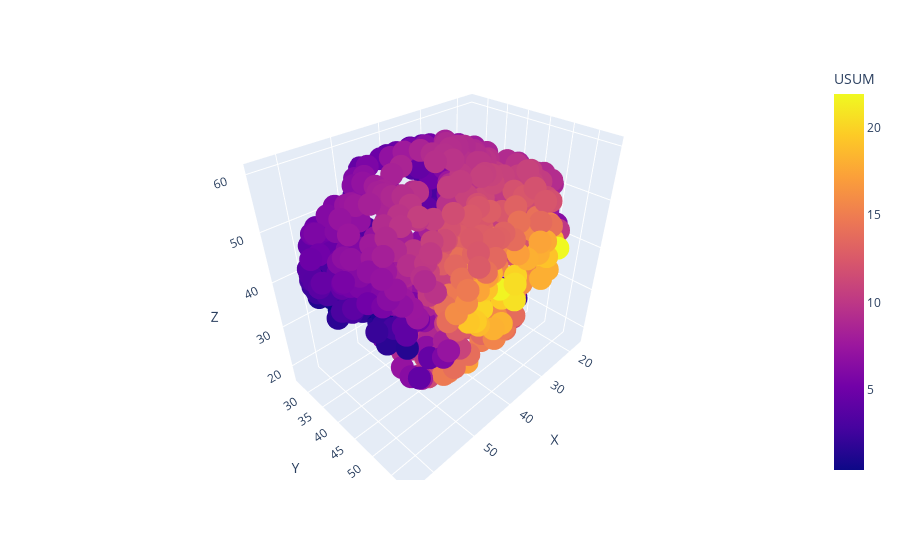

Notebook code for this chart:
### Code cell
px.scatter_3d(aux_plot,x="X",y="Y",z="Z",color="USUM")

### Figure 1 — Plotly figure (JSON) as saved in the notebook; plotly's stock layout.template omitted (floating-point values rounded to 4 significant figures; data arrays with more than 128 entries replaced by an {"elided": "..."} marker saying what was removed)
{"data": [{"hovertemplate": "X=%{x}<br>Y=%{y}<br>Z=%{z}<br>USUM=%{marker.color}<extra></extra>", "legendgroup": "", "marker": {"color": {"elided": "699 float values"}, "coloraxis": "coloraxis", "symbol": "circle"}, "mode": "markers", "name": "", "scene": "scene", "showlegend": false, "type": "scatter3d", "x": {"elided": "699 float values"}, "y": {"elided": "699 float values"}, "z": {"elided": "699 float values"}}], "layout": {"coloraxis": {"colorbar": {"title": {"text": "USUM"}}, "colorscale": [[0, "#0d0887"], [0.1111, "#46039f"], [0.2222, "#7201a8"], [0.3333, "#9c179e"], [0.4444, "#bd3786"], [0.5556, "#d8576b"], [0.6667, "#ed7953"], [0.7778, "#fb9f3a"], [0.8889, "#fdca26"], [1, "#f0f921"]]}, "legend": {"tracegroupgap": 0}, "margin": {"t": 60}, "scene": {"domain": {"x": [0, 1], "y": [0, 1]}, "xaxis": {"title": {"text": "X"}}, "yaxis": {"title": {"text": "Y"}}, "zaxis": {"title": {"text": "Z"}}}}}
